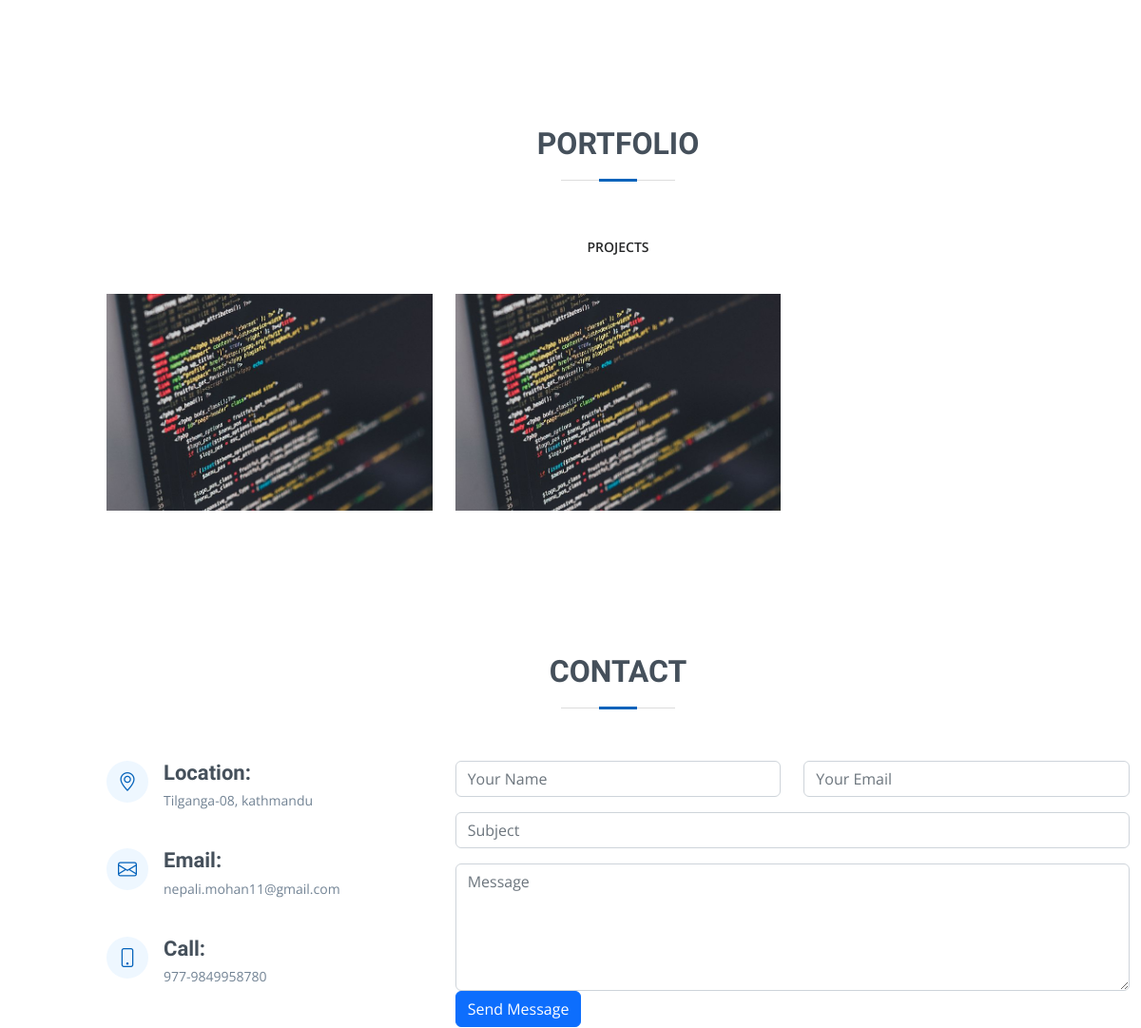
Before: / (middle part) with the older database file.
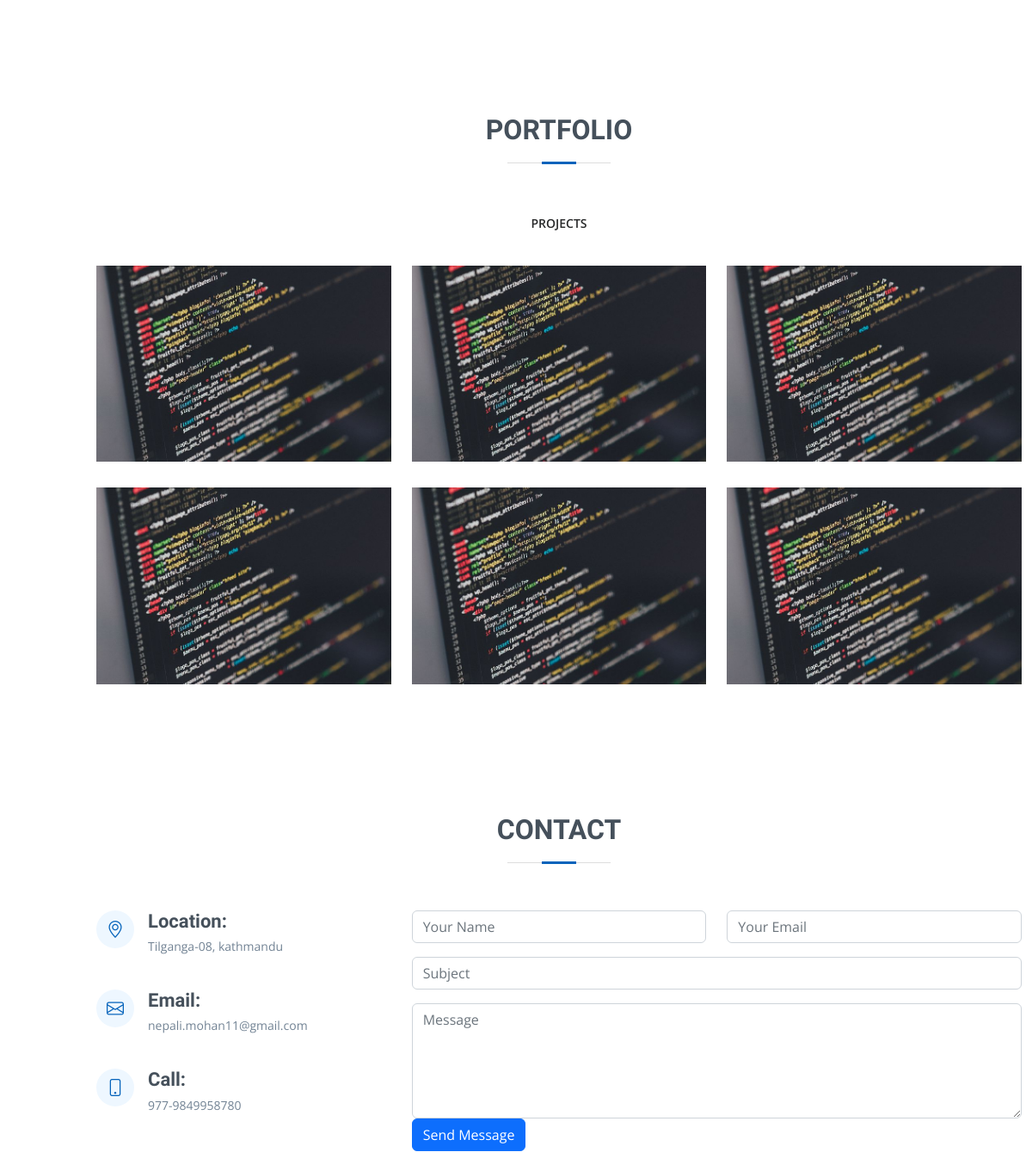
After: the same page with the newer database file.
### pages/models.py (models this page shows, shortened)
class Project(models.Model):
    title = models.CharField(max_length=100)
    thumbnail = models.ImageField(upload_to='photots/thumbnails/')
    description = models.TextField()
    link = models.URLField(max_length=255, blank=True, null=True)

class Profile(models.Model):
    name = models.CharField(max_length=100)
    dob = models.CharField(max_length=100)
    works_as = MultiSelectField(choices=work_choices, max_length=50)
    age = models.IntegerField()
    phone = models.CharField(max_length=100)
    email = models.EmailField(max_length=100)
    address = models.CharField(max_length=100)
    freelance = models.CharField(choices=freelance_choices, max_length=50)
    degree = models.CharField(max_length=100)
    about = models.TextField()
    facebook_link = models.URLField(max_length=100)
    instagram_link = models.URLField(max_length=100)
    linkedin_link = models.URLField(max_length=100)
    github_link = models.URLField(max_length=100)
    image = models.ImageField(upload_to= 'photos/%Y/%m/%d/')

### pages/views.py (the view)
# urls.py: path('', views.home, name='home'),
def home(request):
    profile =  Profile.objects.all().last()
    education = Education.objects.all()
    experience = Experience.objects.all()
    front_skills = FrontEndSkill.objects.all()
    back_skills = BackEndSkill.objects.all()
    project = Project.objects.all().order_by('id')
    data = {
        'profile': profile,
        'education': education,
        'experience': experience,
        'front_skills': front_skills,
        'back_skills' : back_skills,
        'project' : project,
    }
    return render(request, 'pages/home.html', data)

### templates/pages/home.html (shortened to what this page needs)
{% extends 'base.html' %}
{% block content %}
{% load static %}
<main id="main">
    <section id="resume" class="resume">
      <div class="container" data-aos="fade-up">
        <div class="row">
          <div class="col-lg-6">
          </div>
          <div class="col-lg-6">
          </div>
        </div>
      </div>
    </section>
    <section id="portfolio" class="portfolio section-bg">
      <div class="container" data-aos="fade-up">
        <div class="section-title">
          <h2>Portfolio</h2>
        </div>
        <div class="row">
          <div class="col-lg-12 d-flex justify-content-center" data-aos="fade-up" data-aos-delay="100">
            <ul id="portfolio-flters">
              <li data-filter=".filter-web">Projects</li>
            </ul>
          </div>
        </div>
        <div class="row portfolio-container" data-aos="fade-up" data-aos-delay="200">
          {% for pro in project %}
          <div class="col-lg-4 col-md-6 portfolio-item filter-web">
            <div class="portfolio-wrap">
              <img src="{{pro.thumbnail.url}}" class="img-fluid" alt="">
            </div>
          </div>
          {% endfor %}
        </div>
      </div>
    </section>
    <section id="contact" class="contact">
      <div class="container" data-aos="fade-up">
        <div class="section-title">
          <h2>Contact</h2>
        </div>
        <div class="row mt-1">
          <div class="col-lg-4">
            <div class="info">
              <div class="address">
                <i class="bi bi-geo-alt"></i>
                <h4>Location:</h4>
                <p>{{profile.address}}</p>
              </div>
              <div class="email">
                <i class="bi bi-envelope"></i>
                <h4>Email:</h4>
                <p>{{profile.email}}</p>
              </div>
              <div class="phone">
                <i class="bi bi-phone"></i>
                <h4>Call:</h4>
                <p>{{profile.phone}}</p>
              </div>
            </div>
          </div>
          <div class="col-lg-8 mt-5 mt-lg-0">
            <form action="{% url 'contact' %}" method="post">
              <div class="row">
                <div class="col-md-6 form-group">
                  <input type="text" name="name" class="form-control" id="name" placeholder="Your Name" required>
                </div>
                <div class="col-md-6 form-group mt-3 mt-md-0">
                  <input type="email" class="form-control" name="email" id="email" placeholder="Your Email" required>
                </div>
              </div>
              <div class="form-group mt-3">
                <input type="text" class="form-control" name="subject" id="subject" placeholder="Subject" required>
              </div>
              <div class="form-group mt-3">
                <textarea class="form-control" name="message" rows="5" placeholder="Message" required></textarea>
              </div>
              <button type="submit" class="text-center btn btn-primary">Send Message</button>
            </form>
          </div>
        </div>
      </div>
    </section>
  </main>
{% endblock %}

### templates/base.html (shortened to what this page needs)
<!DOCTYPE html>
{% load static %}
<html lang="en">
<head>
  <link href="{% static 'vendor/aos/aos.css' %}" rel="stylesheet">
  <link href="{% static 'vendor/bootstrap/css/bootstrap.min.css' %}" rel="stylesheet">
  <link href="{% static 'vendor/bootstrap-icons/bootstrap-icons.css' %}" rel="stylesheet">
  <link href="{% static 'vendor/boxicons/css/boxicons.min.css' %}" rel="stylesheet">
  <link href="{% static 'vendor/glightbox/css/glightbox.min.css' %}" rel="stylesheet">
  <link href="{% static 'vendor/swiper/swiper-bundle.min.css' %}" rel="stylesheet">
  <link href="{% static 'css/style.css' %}" rel="stylesheet">
</head>
<body>
  <header id="header" class="d-flex flex-column justify-content-center">
  </header>
{% block content %}
{% endblock %}
    </body>
</html>

### Portfolio/static/css/style.css (style rules this page uses)
body { font-family: "Open Sans", sans-serif; color: #272829; }
h1, h2, h3, h4, h5, h6 { font-family: "Raleway", sans-serif; }
#header { position: fixed; top: 0; left: 0; bottom: 0; z-index: 9997; transition: all 0.5s; padding: 15px; overflow-y: auto; }
@media (min-width: 992px) { #main { margin-left: 100px; } }
section { padding: 60px 0; overflow: hidden; }
.section-title { text-align: center; padding-bottom: 30px; }
.section-title h2 { font-size: 32px; font-weight: bold; text-transform: uppercase; margin-bottom: 20px; padding-bottom: 20px; position: relative; color: #45505b; }
.section-title h2::before { content: ""; position: absolute; display: block; width: 120px; height: 1px; background: #ddd; bottom: 1px; left: calc(50% - 60px); }
.section-title h2::after { content: ""; position: absolute; display: block; width: 40px; height: 3px; background: #0563bb; bottom: 0; left: calc(50% - 20px); }
.portfolio .portfolio-item { margin-bottom: 30px; }
.portfolio #portfolio-flters { padding: 0; margin: 0 auto 25px auto; list-style: none; text-align: center; background: #fff; border-radius: 50px; padding: 2px 15px; }
.portfolio #portfolio-flters li { cursor: pointer; display: inline-block; padding: 10px 15px; font-size: 14px; font-weight: 600; line-height: 1; text-transform: uppercase; color: #272829; margin-bottom: 5px; transition: all 0.3s ease-in-out; }
.portfolio #portfolio-flters li:last-child { margin-right: 0; }
.portfolio .portfolio-wrap { transition: 0.3s; position: relative; overflow: hidden; z-index: 1; background: rgba(69, 80, 91, 0.8); }
.portfolio .portfolio-wrap::before { content: ""; background: rgba(255, 255, 255, 0.7); position: absolute; left: 30px; right: 30px; top: 30px; bottom: 30px; transition: all ease-in-out 0.3s; z-index: 2; opacity: 0; }
.contact .info { width: 100%; background: #fff; }
.contact .info i { font-size: 20px; color: #0563bb; float: left; width: 44px; height: 44px; background: #eef7ff; display: flex; justify-content: center; align-items: center; border-radius: 50px; transition: all 0.3s ease-in-out; }
.contact .info h4 { padding: 0 0 0 60px; font-size: 22px; font-weight: 600; margin-bottom: 5px; color: #45505b; }
.contact .info p { padding: 0 0 0 60px; margin-bottom: 0; font-size: 14px; color: #728394; }
.contact .info .email, .contact .info .phone { margin-top: 40px; }

Changed rows visible on the page:
added Project: thumbnail (picture)
added Project: thumbnail (picture)
added Project: thumbnail (picture)
added Project: thumbnail (picture)
